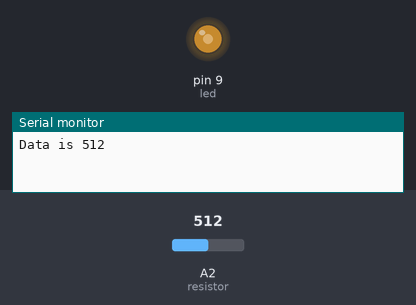
The sketch below on a simulated Arduino Uno, built with avr-gcc and run on an emulated ATmega328P. Shown: output pins drawn as LEDs (lit = HIGH), the last lines printed to the serial monitor. The inputs (shaded band) are chosen by the test bench; at power-on: A2 (resistor) = 512.

Above: at 1.2 s.
1.3 s: A2 (resistor) set to 716
At 2.3 s:
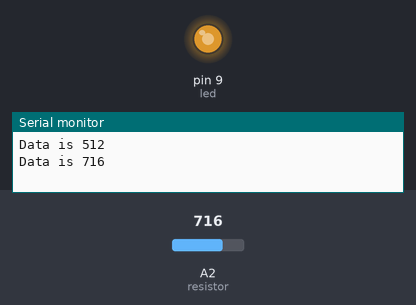
2.8 s: A2 (resistor) set to 900
At 3.4 s:
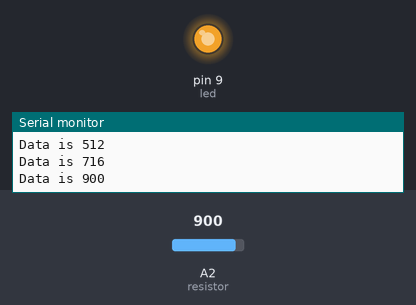
4.3 s: A2 (resistor) set to 122
At 5.5 s:
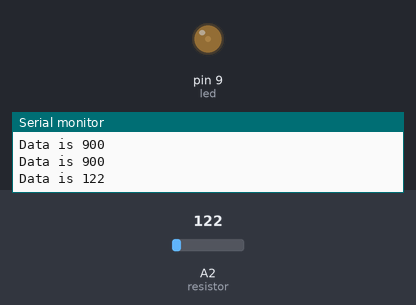
5.8 s: A2 (resistor) set to 0
At 6.9 s:
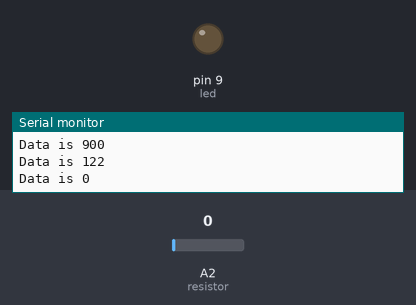
Timing chart, 0 to 8.3 s (numbered marks = the images above; inputs shaded):
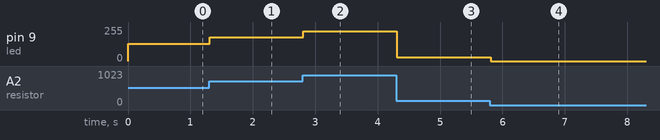

The sketch:

Task1-1.ino
```cpp
const int resistor = A2;
const int led = 9;
int value = 0;

void setup() {
  pinMode(led, OUTPUT);
  pinMode(resistor, INPUT);
  Serial.begin(9600);

}

void loop() {
  for(int i = 0; i < 100; ++i){
    value = analogRead(resistor);
    analogWrite(led, round(value/4));
    delay(10);
  }
  Serial.print("Data is ");
  Serial.println(value);
}
```

Measured:
- after the input at 1.3 s, pin 9 (led): 128/255 → 179/255 at once
- after the input at 2.8 s, pin 9 (led): 179/255 → 225/255 at once
- after the input at 4.3 s, pin 9 (led): 225/255 → 30/255 at once
- after the input at 5.8 s, pin 9 (led): 30/255 → 0/255 at once
